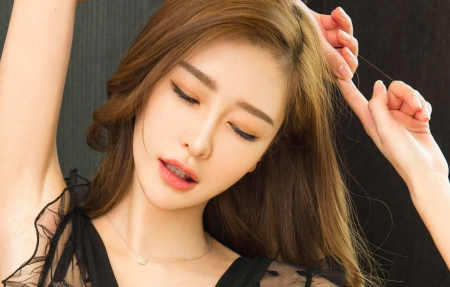
#> input picture Opencv/图片操作/hzz.jpg, 450 x 287 px
$ python '图片移位2.py'
#> lines starting #> are read from the running program, lines starting #| are printed output that depends on the picture
import cv2
import numpy as np
img = cv2.imread('hzz.jpg', 1)
#> img is the input picture: shape (287, 450, 3); mean B, G, R 87.2, 111.2, 141.2
cv2.imshow('src', img)
imgInfo = img.shape
#> imgInfo = (287, 450, 3)
dst = np.zeros(img.shape, np.uint8)
height = imgInfo[0]
#> height = 287
width = imgInfo[1]
#> width = 450
for i in range(0, height):
    for j in range(0, width-100):
        dst[i, j+100] = img[i, j]
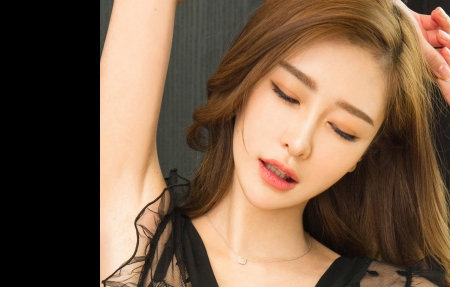
#> dst: shape (287, 450, 3); mean B, G, R 71.7, 92.9, 118.8
cv2.imshow('image', dst)
cv2.waitKey(0)
